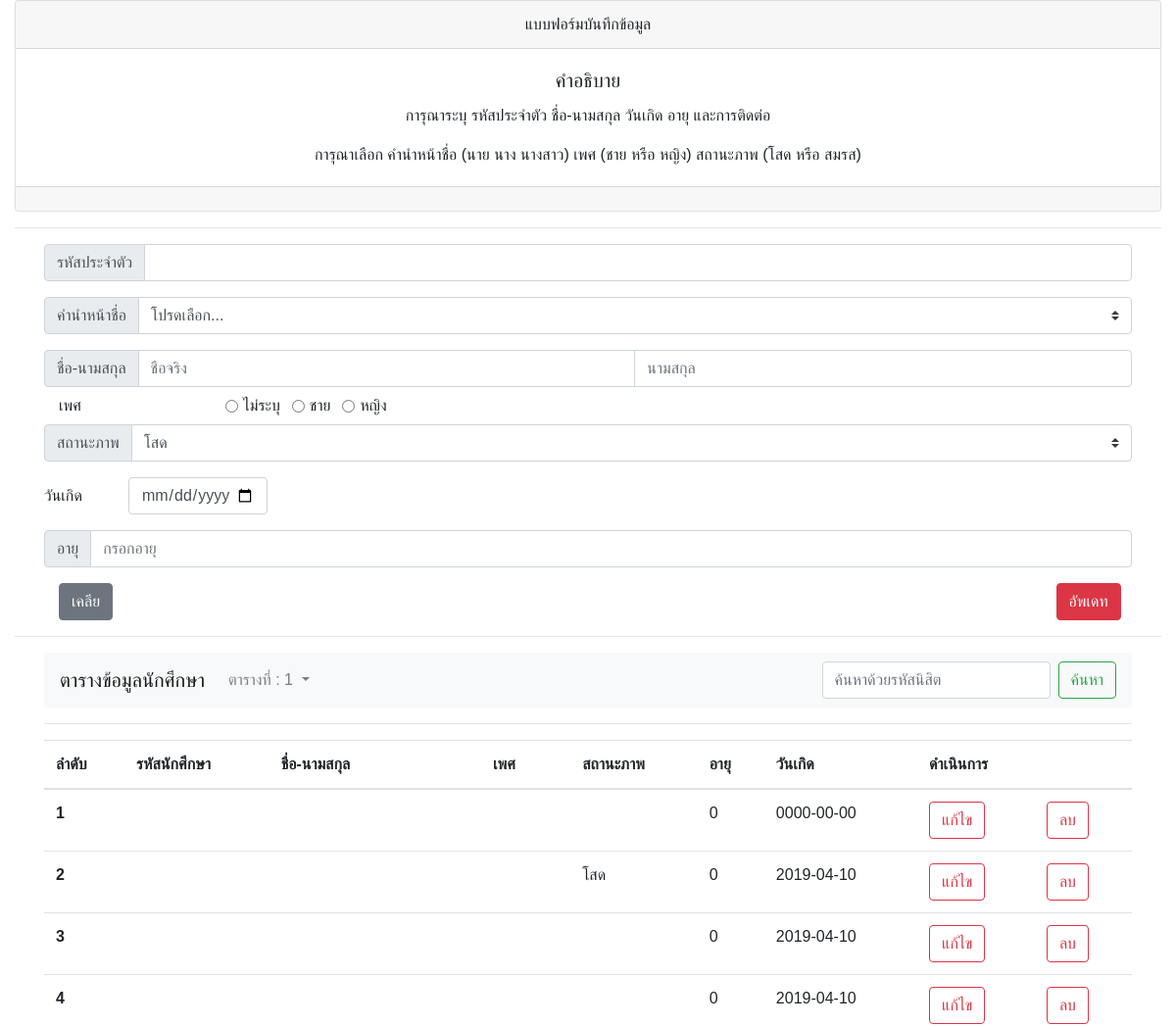
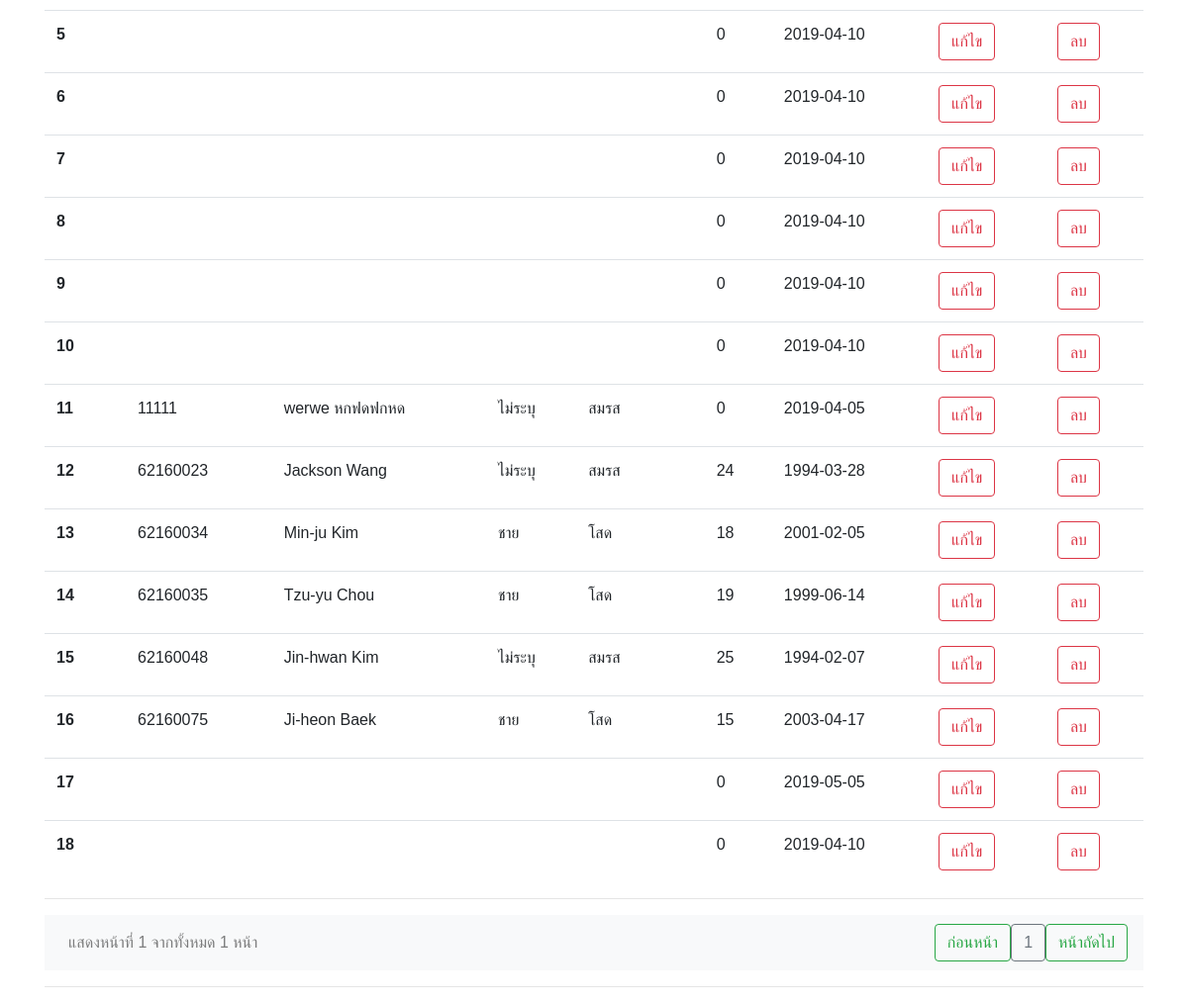
Page /student/index.php/60160027/reg/editStudent on the committed database (2 pictures, top to bottom).
### tables this page shows
CREATE TABLE `gender` (
  `gd_id` tinyint(3) UNSIGNED NOT NULL COMMENT 'รหัส',
  `gd_name` varchar(50) NOT NULL COMMENT 'ชื่อเรียกไทย',
  `gd_name_eng` varchar(50) DEFAULT NULL COMMENT 'ชื่อเรียกอังกฤษ'
);

CREATE TABLE `student` (
  `std_id` int(10) UNSIGNED NOT NULL,
  `std_code` varchar(10) DEFAULT NULL,
  `std_pf_id` int(11) DEFAULT NULL COMMENT 'คำนำหน้าชื่อ Prefix',
  `std_name` varchar(50) NOT NULL,
  `std_lname` varchar(50) NOT NULL,
  `std_dob` date DEFAULT NULL COMMENT 'Date Of Birth',
  `std_age` tinyint(3) UNSIGNED DEFAULT NULL COMMENT 'อายุ',
  `std_gd_id` tinyint(3) UNSIGNED DEFAULT NULL COMMENT 'เพศ',
  `std_ms_id` tinyint(3) UNSIGNED DEFAULT NULL COMMENT 'สถานะ'
);

CREATE TABLE `marital_status` (
  `ms_id` tinyint(3) UNSIGNED NOT NULL,
  `ms_th` varchar(50) DEFAULT NULL,
  `ms_eng` varchar(50) DEFAULT NULL
);

### student/application/controllers/60160027/reg.php (called while the page is built, shortened)
<?php
class reg extends CI_Controller
{
	public function getAllStudent()
	{
		$this->load->model('60160027/student', 'student');
		$student = $this->student->getAllStudent();
		return $student;
	}
	public function getGender()
	{
		$this->load->model('60160027/student', 'student');
		$student = $this->student->getGender();
		return $student;
	}
	public function getStatus()
	{
		$this->load->model('60160027/student', 'student');
		$student = $this->student->getStatus();
		return $student;
	}
	public function getPrefix()
	{
		$this->load->model('60160027/student', 'student');
		$student = $this->student->getPrefix();
		return $student;
	}
	public function editStudent()
	{
		$this->load->model('60160027/student', 'student');
		$student['id'] = $this->input->post('id');
		$student['student'] = $this->student->searchId($student['id']);
		$this->loadStudent($student['student']);
	}
	public function loadStudent($data)
	{
		$student['student'] = $this->getAllStudent();
		$student['gender'] = $this->getGender();
		$student['status'] = $this->getStatus();
		$student['prefix'] = $this->getPrefix();
		$student['data'] = $data;
		$this->load->view('60160027/student-edit', $student);
	}
}

### student/index.php (called while the page is built, shortened)
<?php
require_once BASEPATH.'core/CodeIgniter.php';

### student/application/models/60160027/student.php (called while the page is built, shortened)
<?php
class student extends CI_Model
{
    public function getAllStudent()
    {
        $sql = "SELECT S.std_id AS id, S.std_code AS code, CONCAT(S.std_name,' ', S.std_lname) AS name, G.gd_name AS gender, M.ms_th AS status, S.std_age AS age, S.std_dob AS bdate
                FROM student AS S
                LEFT JOIN gender AS G ON S.std_gd_id = G.gd_id
                LEFT JOIN marital_status AS M ON S.std_ms_id = M.ms_id
                ORDER BY CONVERT (code USING tis620)  ASC;";
        $query = $this->db->query($sql);
        if ($query->num_rows() > 0) {
            return $query->result_array();
        } else {
            return array();
        }
    }
    public function getGender()
    {
        $sql = "SELECT G.gd_name AS gender , G.gd_id AS id
                FROM gender AS G";
        $query = $this->db->query($sql);
        return $query->result_array();
    }
    public function getStatus()
    {
        $sql = "SELECT M.ms_th AS status, M.ms_id AS id
                FROM marital_status AS M";
        $query = $this->db->query($sql);
        return $query->result_array();
    }
    public function getPrefix()
    {
        $sql = "SELECT P.pf_id AS id, P.pf_name AS prefix
                FROM prefix AS P";
        $query = $this->db->query($sql);
        return $query->result_array();
    }
}

### student/application/views/60160027/student-edit.php (the view, shortened to what this page needs)
<!doctype html>
<html lang="en">
<head>
    <link rel="stylesheet" href="https://stackpath.bootstrapcdn.com/bootstrap/4.3.1/css/bootstrap.min.css">
</head>
<body>
    <div class="container-fluid">
        <div class="card text-center">
            <div class="card-header">
                แบบฟอร์มบันทึกข้อมูล
            </div>
            <div class="card-body">
                <h5 class="card-title">คำอธิบาย</h5>
                <p class="card-text">การุณาระบุ รหัสประจำตัว ชื่อ-นามสกุล วันเกิด อายุ และการติดต่อ</p>
                <p class="card-text">การุณาเลือก คำนำหน้าชื่อ (นาย นาง นางสาว) เพศ (ชาย หรือ หญิง) สถานะภาพ (โสด หรือ สมรส)</p>
            </div>
            <div class="card-footer text-muted">
            </div>
        </div>
        <hr>
        <div class="container">
            <form action="<?php echo base_url(); ?>index.php/60160027/reg/updateStudent" method="post">
                <div class="form-group">
                    <div class="container">
                        <div class="row">
                            <div class="input-group mb-3">
                                <div class="input-group-prepend">
                                    <span class="input-group-text" id="inputGroup-sizing-default">รหัสประจำตัว</span>
                                </div>
                                <input name="code" value="<?php echo $data['code']; ?>" type="text" class="form-control" aria-label="Sizing example input" aria-describedby="inputGroup-sizing-default">
                            </div>
                        </div>
                        <div class="row">
                            <div class="input-group mb-3">
                                <div class="input-group-prepend">
                                    <label class="input-group-text" for="inputGroupSelect01">คำนำหน้าชื่อ</label>
                                </div>
                                <select name="prefix" class="custom-select" id="inputGroupSelect01">
                                    <option>โปรดเลือก...</option>
                                </select>
                            </div>
                        </div>
                        <div class="row">
                            <div class="input-group">
                                <div class="input-group-prepend">
                                    <span class="input-group-text">ชื่อ-นามสกุล</span>
                                </div>
                                <input value="<?php echo $data['fname']; ?>" name="fname" placeholder="ชื่อจริง" type="text" aria-label="First name" class="form-control">
                                <input value="<?php echo $data['lname']; ?>" name="lanme" placeholder="นามสกุล" type="text" aria-label="Last name" class="form-control">
                            </div>
                        </div>
                        <div class="row">
                            <label for="colFormLabel" class="col-sm-2 col-form-label">เพศ</label>
                            <?php
                            foreach ($gender as $key => $value) {
                                if ($data['gender'] == $value['id']) {
                                    ?>
                                    <div class="form-check form-check-inline">
                                        <input checked name="gender" class="form-check-input" type="radio" name="inlineRadioOptions" id="inlineRadio1" value="<?php echo $value['id'] ?>">
                                        <label class="form-check-label" for="inlineRadio1"><?php echo $value['gender'] ?></label>
                                    </div>
                                <?php } else { ?>
                                    <div class="form-check form-check-inline">
                                        <input name="gender" class="form-check-input" type="radio" name="inlineRadioOptions" id="inlineRadio1" value="<?php echo $value['id'] ?>">
                                        <label class="form-check-label" for="inlineRadio1"><?php echo $value['gender'] ?></label>
                                    </div>
                                <?php }
                        }
                        ?>
                        </div>
                        <div class="row">
                            <div class="input-group mb-3">
                                <div class="input-group-prepend">
                                    <label class="input-group-text" for="inputGroupSelect01">สถานะภาพ</label>
                                </div>
                                <select name="status" class="custom-select" id="inputGroupSelect01">
                                    <?php
                                    foreach ($status as $key => $value) {
                                        if ($data['status'] == $value['id']) {
                                            ?>
                                            <option selected value="<?php echo $value['id']; ?>"><?php echo $value['status']; ?></option>
                                        <?php
                                    } else {
                                        ?>
                                            <option value="<?php echo $value['id']; ?>"><?php echo $value['status']; ?></option>
                                        <?php
                                    }
                                }
                                ?>
                                </select>
                            </div>
                        </div>
                        <div class="row">
                            <div class="form-group row">
                                <label for="example-date-input" class="col-4 col-form-label">วันเกิด</label>
                                <div class="col-8">
                                    <input name="bdate" class="form-control" type="date" value="<?php echo $data['bdate']; ?>" id="example-date-input">
                                </div>
                            </div>
                        </div>
                        <div class="row">
                            <div class="input-group mb-3">
                                <div class="input-group-prepend">
                                    <span class="input-group-text" id="inputGroup-sizing-default">อายุ</span>
                                </div>
                                <input value="<?php echo $data['age']; ?>" name="age" placeholder="กรอกอายุ" type="text" class="form-control" aria-label="Sizing example input" aria-describedby="inputGroup-sizing-default">
                            </div>
                        </div>
                    </div>
                    <div class="container">
                        <div class="row">
                            <div class="col-4">
                                <button type="reset" class="btn btn-secondary">เคลีย</button>
                            </div>
                            <div class="col-7">
                            </div>
                            <div class="col-1">
                                <button type="submit" class="btn btn-danger">อัพเดท</button>
                            </div>
                        </div>
                    </div>
                </div>
            </form>
        </div>
        <hr>
        <div class="container">
            <nav class="navbar navbar-expand-lg navbar-light bg-light">
                <a class="navbar-brand" href="#">ตารางข้อมูลนักศึกษา</a>
                <div class="collapse navbar-collapse" id="navbarSupportedContent">
                    <ul class="navbar-nav mr-auto">
                        <li class="nav-item dropdown">
                            <a class="nav-link dropdown-toggle" href="#" id="navbarDropdown" role="button" data-toggle="dropdown" aria-haspopup="true" aria-expanded="false">
                                ตารางที่ : 1
                            </a>
                        </li>
                    </ul>
                    <form class="form-inline my-2 my-lg-0" method="post" action="<?php echo base_url(); ?>index.php/60160027/reg/searchStudent">
                        <input name="search" class="form-control mr-sm-2" type="search" placeholder="ค้นหาด้วยรหัสนิสิต" aria-label="Search">
                        <button class="btn btn-outline-success my-2 my-sm-0" type="submit">ค้นหา</button>
                    </form>
                </div>
            </nav>
            <hr>
            <table class="table table-hover">
                <thead>
                    <tr>
                        <th scope="col">ลำดับ</th>
                        <th scope="col">รหัสนักศึกษา</th>
                        <th scope="col">ชื่อ-นามสกุล</th>
                        <th scope="col">เพศ</th>
                        <th scope="col">สถานะภาพ</th>
                        <th scope="col">อายุ</th>
                        <th scope="col">วันเกิด</th>
                        <th scope="col" colspan="2">ดำเนินการ</th>
                    </tr>
                </thead>
                <tbody>
                    <?php
                    foreach ($student as $key => $value) {
                        ?>
                        <tr>
                            <th scope="row"><?php echo $key + 1 ?></th>
                            <td><?php echo $value['code'] ?></td>
                            <td><?php echo $value['name'] ?></td>
                            <td><?php echo $value['gender'] ?></td>
                            <td><?php echo $value['status'] ?></td>
                            <td><?php echo $value['age'] ?></td>
                            <td><?php echo $value['bdate'] ?></td>
                            <td>
                                <form action="<?php echo base_url(); ?>index.php/60160027/reg/editStudent" method="post">
                                    <button name="id" value="<?php echo $value['id'] ?>" type="submit" class="btn btn-outline-danger">แก้ไข</button>
                                </form>
                            </td>
                            <td>
                                <form action="<?php echo base_url(); ?>index.php/60160027/reg/delStudent" method="post">
                                    <button name="id" value="<?php echo $value['id'] ?>" type="submit" class="btn btn-outline-danger">ลบ</button>
                                </form>
                            </td>
                        </tr>
                    <?php } ?>
                </tbody>
            </table>
            <hr>
            <nav class="navbar navbar-expand-lg navbar-light bg-light">
                <div class="collapse navbar-collapse" id="navbarSupportedContent">
                    <ul class="navbar-nav mr-auto">
                        <li class="nav-item dropdown">
                            <a class="nav-link" href="#" id="navbarDropdown" role="button" data-toggle="dropdown" aria-haspopup="true" aria-expanded="false">
                                แสดงหน้าที่ 1 จากทั้งหมด 1 หน้า
                            </a>
                        </li>
                    </ul>
                    <form class="form-inline my-2 my-lg-0">
                        <button class="btn btn-outline-success my-2 my-sm-0" type="submit">ก่อนหน้า</button>
                        <button type="button" class="btn btn-outline-secondary">1</button>
                        <button class="btn btn-outline-success my-2 my-sm-0" type="submit">หน้าถัดไป</button>
                    </form>
                </div>
            </nav>
            <hr>
        </div>
    </div>
</body>
</html>

### rows in the picture
gender: gd_name "ไม่ระบุ"
gender: gd_name "ชาย"
gender: gd_name "หญิง"
student: std_age "0", std_dob "0000-00-00", $value['id'] 18 (drawn)
student: marital_status.ms_th "โสด", std_age "0", std_dob "2019-04-10", $value['id'] 17 (drawn)
student: std_age "0", std_dob "2019-04-10", $value['id'] 16 (drawn)
student: std_age "0", std_dob "2019-04-10", $value['id'] 14 (drawn)
student: std_age "0", std_dob "2019-04-10", $value['id'] 13 (drawn)
student: std_age "0", std_dob "2019-04-10", $value['id'] 12 (drawn)
student: std_age "0", std_dob "2019-04-10", $value['id'] 11 (drawn)
student: std_age "0", std_dob "2019-04-10", $value['id'] 10 (drawn)
student: std_age "0", std_dob "2019-04-10"
student: std_age "0", std_dob "2019-04-10", $value['id'] 8 (drawn)
student: std_code "11111", name "werwe หกฟดฟกหด", gender.gd_name "ไม่ระบุ", marital_status.ms_th "สมรส", std_age "0", std_dob "2019-04-05", $value['id'] 6 (drawn)
student: std_code "62160023", name "Jackson Wang", gender.gd_name "ไม่ระบุ", marital_status.ms_th "สมรส", std_age "24", std_dob "1994-03-28", $value['id'] 4 (drawn)
student: std_code "62160034", name "Min-ju Kim", gender.gd_name "ชาย", marital_status.ms_th "โสด", std_age "18", std_dob "2001-02-05", $value['id'] 1 (drawn)
student: std_code "62160035", name "Tzu-yu Chou", gender.gd_name "ชาย", marital_status.ms_th "โสด", std_age "19", std_dob "1999-06-14", $value['id'] 2 (drawn)
student: std_code "62160048", name "Jin-hwan Kim", gender.gd_name "ไม่ระบุ", marital_status.ms_th "สมรส", std_age "25", std_dob "1994-02-07", $value['id'] 5 (drawn)
student: std_code "62160075", name "Ji-heon Baek", gender.gd_name "ชาย", marital_status.ms_th "โสด", std_age "15", std_dob "2003-04-17", $value['id'] 3 (drawn)
student: std_age "0", std_dob "2019-05-05", $value['id'] 7 (drawn)
student: std_age "0", std_dob "2019-04-10", $value['id'] 15 (drawn)

### other values in the picture
form field status "โสด"
